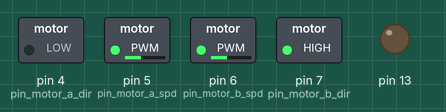
Simulated run of this sketch. Board: Arduino Uno, built with avr-gcc and run on an emulated ATmega328P. On the bench: switched loads named in the sketch (green lamp = pin HIGH), output pins drawn as LEDs (lit = HIGH).

Above: at 0.1 s.
At 6.8 s:
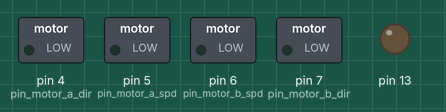
At 7.3 s:
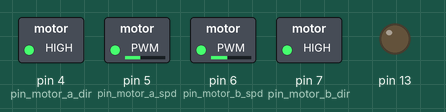
At 22.3 s:
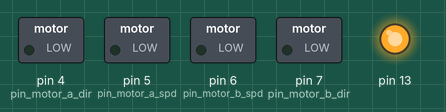
At 38.3 s:
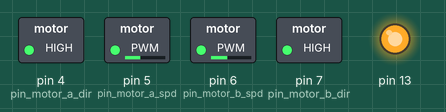
Timing chart, 0 to 39.8 s (numbered marks = the images above):
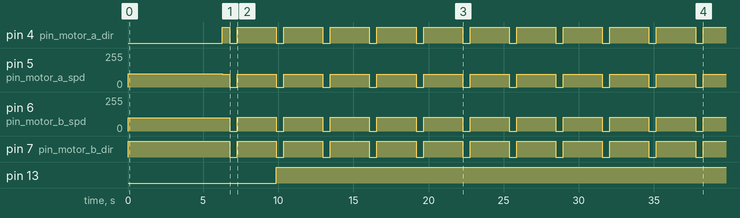

Measured:
- by itself, pin 4 (pin_motor_a_dir): LOW → HIGH at 6.3 s, → LOW 0.50 s later, → HIGH 0.50 s later, → LOW 2.6 s later, … (23 changes in this stretch)
- by itself, pin 6 (pin_motor_b_spd): repeats every 3.1 s: 0/255 0.50 s, 102/255 2.6 s
- by itself, pin 7 (pin_motor_b_dir): repeats every 3.1 s: LOW 0.50 s, HIGH 2.6 s
- by itself, pin 13: LOW → HIGH at 9.9 s
- by itself, pin 5 (pin_motor_a_spd): 0/255 → 100/255 at 0.00 s, → 95/255 6.3 s later, → 0/255 0.50 s later, → 97/255 0.50 s later, … (24 changes in this stretch)

The sketch:

Final.ino
```cpp
#include <math.h>
#include <EEPROM.h>
#include <Wire.h>

//These are our global variables used for pathfinding.
int xpos = 0;
int ypos = 0;
int xfinal;
int yfinal;
bool grid[32][32];

//1 is north, 2 is east, 3 is south, 4 is west. initially we point north.
int curdir = 1;

//This is for the motors.
int pin_motor_a_dir = 4;
int pin_motor_a_spd = 5;
int pin_motor_b_dir = 7;
int pin_motor_b_spd = 6;

void AngleToPoint(float& angle);
void findPath();
void moveForwardUno();
bool canRight();
bool canForward();
void turnLeft();
void turnRight();
int mapread(int x, int y);
void mapwrite(int x, int y, int data);

void setup() {
  pinMode(pin_motor_a_dir, OUTPUT);
  pinMode(pin_motor_a_spd, OUTPUT);
  pinMode(pin_motor_b_dir, OUTPUT);
  pinMode(pin_motor_b_spd, OUTPUT);
  pinMode(13, OUTPUT);
  digitalWrite(13, LOW);
  Wire.begin();
  BeginRun();
}

void loop(){}

//This is the function that begins the attempt to find a path.
void BeginRun(){
  //This angle will be given to us by the audio thing. For now, we just hard code it in.
  float angle = 90;
  //We turn the angle into x- and y-coordinates, which are global variables represented by xfinal and yfinal.
  AngleToPoint(angle);
  //This function turns the map into a grid.
  ReadGrid();
  //Then, we find the path.
  findPath();

  return;
}

void ReadGrid(){
  int i, j;
  //Going through every element within the map, we check to see whether it is clear or not.
  for(i=0;i < 32; ++i){
    for(j=0;j<32;++j){
      //if(mapread(i,j) == 3){
        grid[i][j] = true;
  //}
      //else{
        //grid[i][j] = false;
      //}
    }
  }
}

//This function goes to the destination.
void findPath(){
  //NOTE: xpos and ypos are global variables used to keep track of where we are.
  //So while we have not reached our final destination,
  while(xpos != xfinal || ypos != yfinal){
    //If we find that we can turn right,
    if (canRight()){
      //We turn right and then go forward.
      turnRight();
      moveForwardUno();
    }
    //Otherwise, if we find that we can go forward,
    else if(canForward()){
      //We do it.
      moveForwardUno();
    }
    //If there is no other option,
    else{
      //we turn left.
      turnLeft();
      //If we also find that after turning left we can go forward, we do it.
      if(canForward()){
        moveForwardUno();
      }
    }
  }
  turnRight();
  turnLeft();
}

//This function rotates Pete clockwise and makes him go forward a bit to make up for the rotation making him go back a bit.
void turnRight(){
  digitalWrite(pin_motor_a_dir, 0);
  analogWrite(pin_motor_a_spd, 100);
  digitalWrite(pin_motor_b_dir, 1);
  analogWrite(pin_motor_b_spd, 100);
  delay(5770);
  delay(500);
  digitalWrite(pin_motor_a_dir, 1);
  analogWrite(pin_motor_a_spd, 95);
  digitalWrite(pin_motor_b_dir, 1);
  analogWrite(pin_motor_b_spd, 100);
  delay(500);
  digitalWrite(pin_motor_a_dir, 0);
  analogWrite(pin_motor_a_spd, 0);
  digitalWrite(pin_motor_b_dir, 0);
  analogWrite(pin_motor_b_spd, 0);
  curdir += 1;
}

void turnLeft(){
  digitalWrite(pin_motor_a_dir, 1);
  analogWrite(pin_motor_a_spd, 96);
  digitalWrite(pin_motor_b_dir, 0);
  analogWrite(pin_motor_b_spd, 96);
  delay(5530);
  delay(500);
  digitalWrite(pin_motor_a_dir, 1);
  analogWrite(pin_motor_a_spd, 95);
  digitalWrite(pin_motor_b_dir, 1);
  analogWrite(pin_motor_b_spd, 100);
  delay(500);
  digitalWrite(pin_motor_a_dir, 0);
  analogWrite(pin_motor_a_spd, 0);
  digitalWrite(pin_motor_b_dir, 0);
  analogWrite(pin_motor_b_spd, 0);
  curdir -= 1;
}

//This sees whether or not Pete can turn right or not.
bool canRight(){
  //If we are pointed north and we find that the square east is not occupied,
  if(curdir%4 == 1 && xpos < 31){
  //If we find that there is nothing, it is a safe square.
    if(grid[xpos+1][ypos]){
      return true;
    }
    return false;
  }

  //If we are pointed east and we find that the square south is vacant,
  if(curdir%4 == 2 && ypos > 0){
    if(grid[xpos][ypos-1]){
      return true;
    }
    return false;
  }

  //If we are pointed south and we find that the square west is vacant,
  if(curdir%4 == 3 && xpos > 0){
    if(grid[xpos-1][ypos]){
      return true;
    }
    return false;
  }
  //If we are pointed west and find that the square north is vacant,
  if(curdir%4==0 && ypos < 31) {
    if(grid[xpos][ypos+1]){
      return true;
    }
    return false;
  }

  //Otherwise, that means we cannot turn right.
    return false;

}

//This check determines whether or not the square facing the bot is vacant.
bool canForward(){
  //If we are north,
  if(curdir%4 == 1 && grid[xpos][ypos+1] && ypos+1 < 32){
  return true;
  }
  //If we are east,
  if(curdir%4 == 2 && grid[xpos+1][ypos] && xpos+1 < 32){
      return true;
  }
  //If we are south,
  if(curdir%4 == 3 && grid[xpos][ypos-1] && ypos - 1 > 0){
      return true;
  }
  //If we are west,
  if(curdir%4 == 0 && grid[xpos-1][ypos] && xpos -1 > 0){
      return true;
  }
  return false;
}

//This function converts the given angle into a point.
void AngleToPoint(float& angle){
  if(angle > 45){
    angle = angle * 3.14 / 180;
    //If the angle is more than 45, that means that it is on the axis y = 16.
    yfinal = 31;
    //Now, we use a Taylor Series Approximation to calculate thing instead of using tangent inverse.
        xfinal = int(31/tan(angle));
  }

  else if (angle < 45){
    angle = angle * 3.14 / 180;
    //If the angle is less than 45, that means that it is on the axis x = 16.
    xfinal = 31;
    yfinal = int(31*tan(angle));
  }

  //If we reach here, that means that the angle must be 45 degrees, which means that the point is (16, 16).
  else{
    xfinal = 31;
    yfinal = 31;
  }
}

int mapread(int x, int y){
  y = 31 - y;
  int addr = 0;

  if(y != 0){
    addr = 32 * y;
    addr += x;
  }
  else{
    addr = x;
  }
  if(addr > 1023){
    return 0;
  }
  return EEPROM.read(addr);
}

void mapwrite(int x, int y, int data){
  y = 31 - y;
  int addr = 0;

  if(y != 0){
    addr = 32 * y;
    addr += x;
  }
  else{
    addr = x;
  }
  if(addr > 1023){
    return;
  }
  EEPROM.write(addr, data);
  return;
}

void moveForwardUno(){
  delay(500);
  digitalWrite(pin_motor_a_dir, 1);
  analogWrite(pin_motor_a_spd, 97);
  digitalWrite(pin_motor_b_dir, 1);
  analogWrite(pin_motor_b_spd,102);
  delay(2600);
  //This stops the motor.
  digitalWrite(pin_motor_a_dir, 0);
  analogWrite(pin_motor_a_spd, 0);
  digitalWrite(pin_motor_b_dir, 0);
  analogWrite(pin_motor_b_spd, 0);
  //mer.close();
  digitalWrite(13, HIGH);
  if(curdir%4 == 1)
    ypos += 1;
  else if(curdir%4 == 2)
    xpos += 1;
  else if(curdir%4 == 3)
    ypos -= 1;
  else if(curdir%4 == 0)
    xpos -= 1;
  else{xpos = xpos;}
  return;
}
```

algorithm.cpp
```cpp
/**********************************************************************************/

#include <math.h>

/**********************************************************************************/

void getDestination(float& angle, int& xFin, int& yFin);

void goStraight();
void turnRight(char& dir);
void turnLeft(char& dir);

bool canTurnRight(int& xPos, int& yPos, char& dir);
bool canGoStraight(int& xPos, int& yPos, char& dir);

void keepRight(int& xPos, int& yPos, char& dir);

/**********************************************************************************/

bool grid[32][32];

int main(){

	int xPos = 0, yPos = 0;
	int xFin = 31, yFin = 31;
	float angle = 0;
	char dir = 'r';

	for (int i = 0; i < 31; i++)
		for (int j = 0; j <31; j++)
			grid[i][j] = true;

	getDestination(angle, xFin, yFin);

	while (xPos != xFin && yPos != yFin)
		keepRight(xPos, yPos, dir);

	return 0;
}

/**********************************************************************************/

void keepRight(int& xPos, int& yPos, char& dir) {

	if (canTurnRight(xPos, yPos, dir)) {
		turnRight(dir);
		goStraight();
	}

	else if (canGoStraight(xPos, yPos, dir))
		goStraight();

	else
		turnLeft(dir);

	return;
}

/**********************************************************************************/

void goStraight() {

	//Move for x milliseconds
	return;
}

void turnRight(char& dir) {

	switch(dir) {
		case 'r':
			dir = 'd';
			break;
		case 'l':
			dir = 'u';
			break;
		case 'u':
			dir = 'r';
			break;
		case 'd':
			dir = 'l';
			break;
		}

	//Turn for x milliseconds
	return;
}

void turnLeft(char& dir) {

	switch(dir) {
		case 'r':
			dir = 'u';
			break;
		case 'l':
			dir = 'd';
			break;
		case 'u':
			dir = 'l';
			break;
		case 'd':
			dir = 'r';
			break;
		}

	//Turn for x milliseconds
	return;
}

bool canTurnRight(int& xPos, int& yPos, char& dir) {

	switch(dir) {
		case 'r':
			if (yPos != 0 && grid[xPos][yPos - 1] != false)
				return true;
			break;
		case 'l':
			if (yPos != 31 && grid[xPos][yPos + 1] != false)
				return true;
			break;
		case 'u':
			if (xPos != 31 && grid[xPos + 1][yPos] != false)
				return true;
			break;
		case 'd':
			if (xPos != 0 && grid[xPos - 1][yPos] != false)
				return true;
			break;
	}

	return false;
}

bool canGoStraight(int& xPos, int& yPos, char& dir) {

	switch(dir) {
		case 'r':
			if (xPos != 31 && grid[xPos + 1][yPos] != false)
				return true;
			break;
		case 'l':
			if (xPos != 0 && grid[xPos - 1][yPos] != false)
				return true;
			break;
		case 'u':
			if (yPos != 31 && grid[xPos][yPos + 1] != false)
				return true;
			break;
		case 'd':
			if (yPos != 0 && grid[xPos][yPos - 1] != false)
				return true;
			break;
	}

	return false;
}

void getDestination(float& angle, int& xFin, int& yFin) {

	if(angle > 45){
		angle = angle * 3.14159265358979 / 180;
		//If the angle is more than 45, that means that it is on the axis y = 16.
		yFin = 31;
		//Now, we use a Taylor Series Approximation to calculate thing instead of using tangent inverse.
        xFin = int(31/tan(angle));
	}

	else if (angle < 45){
		angle = angle * 14159265358979 / 180;
		//If the angle is less than 45, that means that it is on the axis x = 16.
		xFin = 31;
		yFin = int(31*tan(angle));
	}

	//If we reach here, that means that the angle must be 45 degrees, which means that the point is (16, 16).
	else{
		xFin = 31;
		yFin = 31;
	}

	return;
}
```
